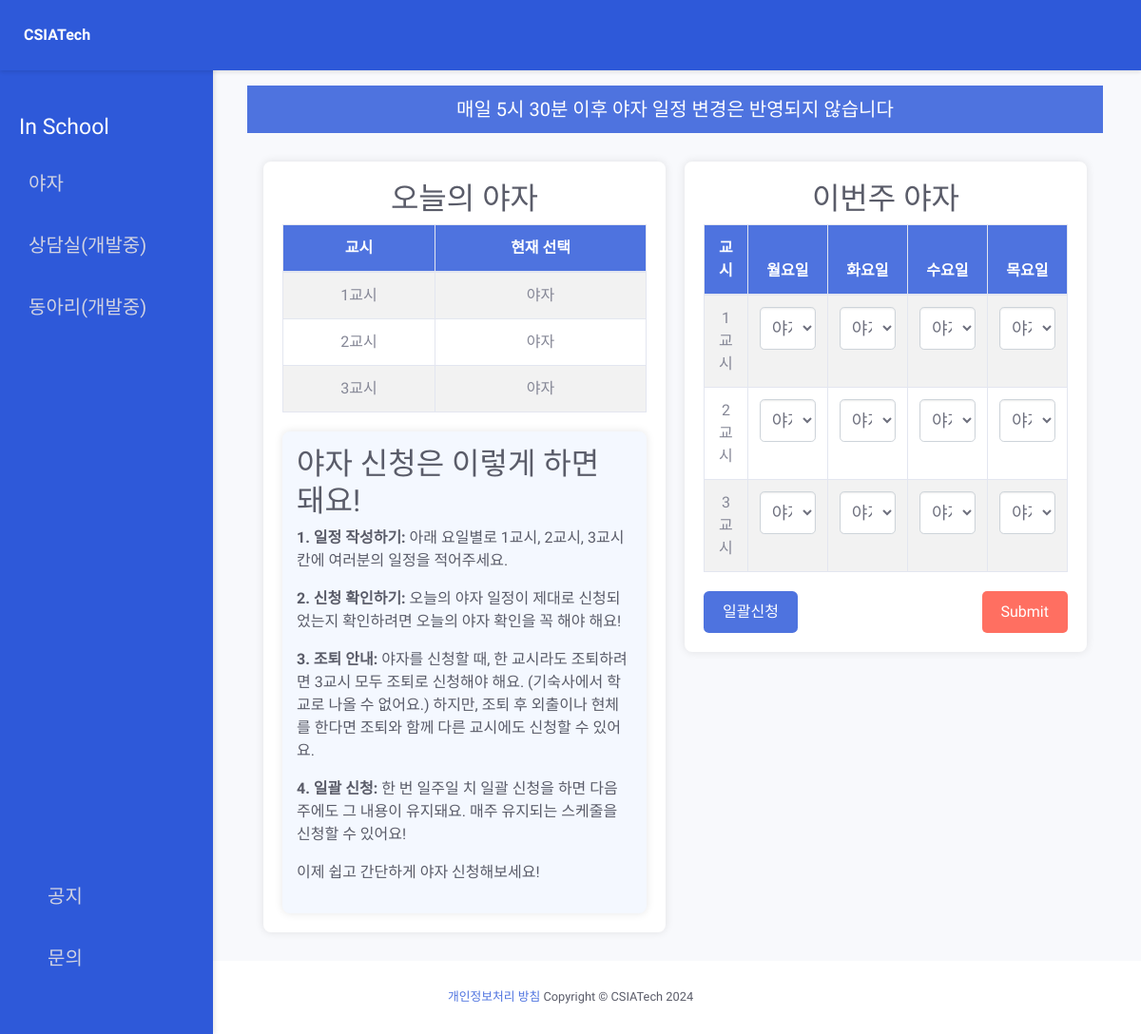
/yaja/ (signed in), run on an earlier commit of the app's database.
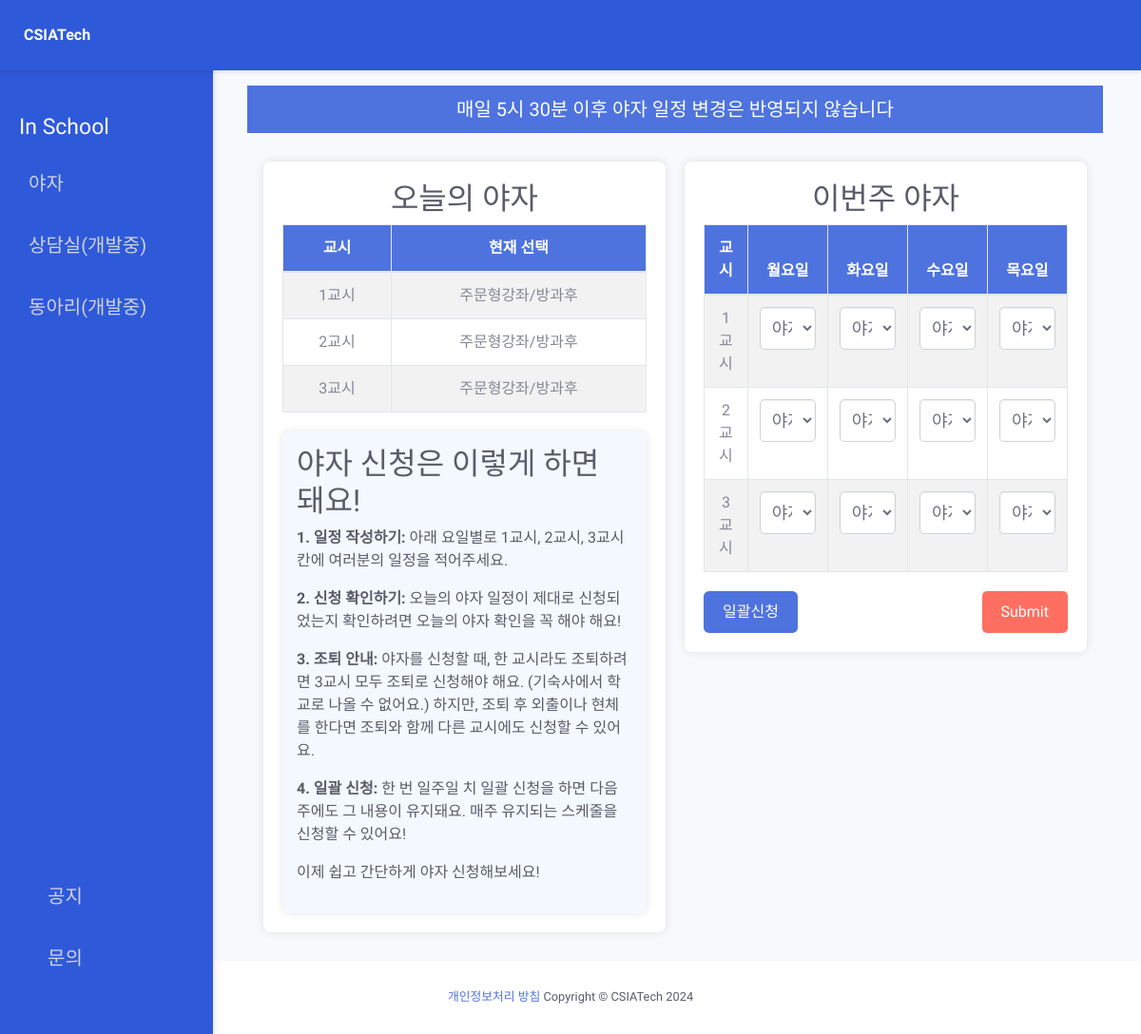
And on a later commit of the database.
### yaja/models.py (models this page shows)
class Tuesday(models.Model):
    period1 = models.CharField(max_length=50)
    period2 = models.CharField(max_length=50)
    period3 = models.CharField(max_length=50)
    student_id = models.CharField(max_length=10, null=True, blank=True)

### yaja/views.py (the view, shortened to what this page needs)
# urls.py: urlpatterns = [path("yaja/", views.yaja_view, name="yaja")]
@csrf_exempt
def yaja_view(request):
    if not request.user.is_authenticated:
        return HttpResponseRedirect("https://csiatech.kr/")
    current_student_id = request.user.student_id
    schedule = get_schedule_model_for_current_day(current_student_id)
    ensure_schedule_exists(current_student_id)
    try:
        print(current_student_id)
        monday_schedule, created = Monday.objects.get_or_create(
            student_id=current_student_id
        )
        if created:
            print("created monday obj")
        tuesday_schedule, created = Tuesday.objects.get_or_create(
            student_id=current_student_id
        )
        if created:
            print("created tuesday obj")
        wednesday_schedule, created = Wednesday.objects.get_or_create(
            student_id=current_student_id
        )
        if created:
            print("created weds obj")
        thursday_schedule, created = Thursday.objects.get_or_create(
            student_id=current_student_id
        )
        if created:
            print("created thursday obj")
    except Exception as e:
        print(f"An error occurred: {e}")
    if request.method == "POST":
        data = json.loads(request.body)
        print(data)
        try:
            monday = data.get("Monday")
            tuesday = data.get("Tuesday")
            wednesday = data.get("Wednesday")
            thursday = data.get("Thursday")
            try:
                default_monday = DefaultMonday.objects.get(
                    student_id=current_student_id
                )
            except ObjectDoesNotExist:
                default_monday = DefaultMonday.objects.create(
                    student_id=current_student_id,
                    period1="야자",
                    period2="야자",
                    period3="야자",
                )
            try:
                default_tuesday = DefaultTuesday.objects.get(
                    student_id=current_student_id
                )
            except ObjectDoesNotExist:
                default_tuesday = DefaultTuesday.objects.create(
                    student_id=current_student_id,
                    period1="야자",
                    period2="야자",
                    period3="야자",
                )
            try:
                default_wednesday = DefaultWednesday.objects.get(
                    student_id=current_student_id
                )
            except ObjectDoesNotExist:
                default_wednesday = DefaultWednesday.objects.create(
                    student_id=current_student_id,
                    period1="야자",
                    period2="야자",
                    period3="야자",
                )
            try:
                default_thursday = DefaultThursday.objects.get(
                    student_id=current_student_id
                )
            except ObjectDoesNotExist:
                default_thursday = DefaultThursday.objects.create(
                    student_id=current_student_id,
                    period1="야자",
                    period2="야자",
                    period3="야자",
                )
            default_monday.period1 = monday.get("period1")
            default_monday.period2 = monday.get("period2")
            default_monday.period3 = monday.get("period3")
            default_tuesday.period1 = tuesday.get("period1")
            default_tuesday.period2 = tuesday.get("period2")
            default_tuesday.period3 = tuesday.get("period3")
            default_wednesday.period1 = wednesday.get("period1")
            default_wednesday.period2 = wednesday.get("period2")
            default_wednesday.period3 = wednesday.get("period3")
            default_thursday.period1 = thursday.get("period1")
            default_thursday.period2 = thursday.get("period2")
            default_thursday.period3 = thursday.get("period3")
            mon = {
                "period1": default_monday.period1,
                "period2": default_monday.period2,
                "period3": default_monday.period3,
            }
            tue = {
                "period1": default_tuesday.period1,
                "period2": default_tuesday.period2,
                "period3": default_tuesday.period3,
            }
            wed = {
                "period1": default_wednesday.period1,
                "period2": default_wednesday.period2,
                "period3": default_wednesday.period3,
            }
            thur = {
                "period1": default_thursday.period1,
                "period2": default_thursday.period2,
                "period3": default_thursday.period3,
            }
            Monday_serializer = DefaultMondaySerializer(
                default_monday, data=mon, partial=True
            )
            Tuesday_serializer = DefaultTuesdaySerializer(
                default_tuesday, data=tue, partial=True
            )
            Wednesday_serializer = DefaultWednesdaySerializer(
                default_wednesday, data=wed, partial=True
            )
            Thursday_serializer = DefaultThursdaySerializer(
                default_thursday, data=thur, partial=True
            )
            if (
                Monday_serializer.is_valid()
                and Tuesday_serializer.is_valid()
                and Wednesday_serializer.is_valid()
                and Thursday_serializer.is_valid()
            ):
                Monday_serializer.save()
                Tuesday_serializer.save()
                Wednesday_serializer.save()
                Thursday_serializer.save()
                print("before reset")
                reset_schedules(current_student_id)
                print("after reset")
                return JsonResponse(
                    {"status": "echo", "student_id": current_student_id}, status=200
                )
        except (
            DefaultMonday.DoesNotExist,
            DefaultTuesday.DoesNotExist,
            DefaultWednesday.DoesNotExist,
            DefaultThursday.DoesNotExist,
        ):
            return JsonResponse({"error": "No schedule exist for student"}, status=404)
    elif request.method == "GET":
        if request.headers.get("X-Schedule-Type") == "default":
            print("GET default schedule backend success reached")
            try:
                monday_schedule = DefaultMonday.objects.get(
                    student_id=current_student_id
                )
                tuesday_schedule = DefaultTuesday.objects.get(
                    student_id=current_student_id
                )
                wednesday_schedule = DefaultWednesday.objects.get(
                    student_id=current_student_id
                )
                thursday_schedule = DefaultThursday.objects.get(
                    student_id=current_student_id
                )
                print("Monday schedule retrieved")
            except:
                print("Monday schedule does not exist, creating default schedules")
                monday_schedule = DefaultMonday.objects.create(
                    student_id=current_student_id,
                    period1="야자",
                    period2="야자",
                    period3="야자",
                )
                tuesday_schedule = DefaultTuesday.objects.create(
                    student_id=current_student_id,
                    period1="야자",
                    period2="야자",
                    period3="야자",
                )
                wednesday_schedule = DefaultWednesday.objects.create(
                    student_id=current_student_id,
                    period1="야자",
                    period2="야자",
                    period3="야자",
                )
                thursday_schedule = DefaultThursday.objects.create(
                    student_id=current_student_id,
                    period1="야자",
                    period2="야자",
                    period3="야자",
                )
            serializer_monday = DefaultMondaySerializer(monday_schedule)
            serializer_tuesday = DefaultTuesdaySerializer(tuesday_schedule)
            serializer_wednesday = DefaultWednesdaySerializer(wednesday_schedule)
            serializer_thursday = DefaultThursdaySerializer(thursday_schedule)
            print(serializer_monday.data)
            response_data = {
                "monday": serializer_monday.data,
                "tuesday": serializer_tuesday.data,
                "wednesday": serializer_wednesday.data,
                "thursday": serializer_thursday.data,
                "action": "retrieve",
            }
            return JsonResponse(response_data)
        elif request.headers.get("X-Schedule-Type") == "current":
            print("GET current schedule backend success reached")
            try:
                monday_schedule = Monday.objects.get(student_id=current_student_id)
                tuesday_schedule = Tuesday.objects.get(student_id=current_student_id)
                wednesday_schedule = Wednesday.objects.get(
                    student_id=current_student_id
                )
                thursday_schedule = Thursday.objects.get(student_id=current_student_id)
                print("All schedule retrieved")
                if not monday_schedule.period1:
                    monday_schedule.period1 = "야자"
                if not monday_schedule.period2:
                    monday_schedule.period2 = "야자"
                if not monday_schedule.period3:
                    monday_schedule.period3 = "야자"
                if not tuesday_schedule.period1:
                    tuesday_schedule.period1 = "야자"
                if not tuesday_schedule.period2:
                    tuesday_schedule.period2 = "야자"
                if not tuesday_schedule.period3:
                    tuesday_schedule.period3 = "야자"
                if not wednesday_schedule.period1:
                    wednesday_schedule.period1 = "야자"
                if not wednesday_schedule.period2:
                    wednesday_schedule.period2 = "야자"
                if not wednesday_schedule.period3:
                    wednesday_schedule.period3 = "야자"
                if not thursday_schedule.period1:
                    thursday_schedule.period1 = "야자"
                if not thursday_schedule.period2:
                    thursday_schedule.period2 = "야자"
                if not thursday_schedule.period3:
                    thursday_schedule.period3 = "야자"
                monday_schedule.save()
                tuesday_schedule.save()
                wednesday_schedule.save()
                thursday_schedule.save()
            except Monday.DoesNotExist:
                print("Monday schedule does not exist, creating default schedule")
                monday_schedule = Monday.objects.create(
                    student_id=current_student_id,
                    period1="야자",
                    period2="야자",
                    period3="야자",
                )
            except Tuesday.DoesNotExist:
                print("Tuesday schedule does not exist, creating default schedule")
                tuesday_schedule = Tuesday.objects.create(
                    student_id=current_student_id,
                    period1="야자",
                    period2="야자",
                    period3="야자",
                )
            except Wednesday.DoesNotExist:
                print("Wednesday schedule does not exist, creating default schedule")
                wednesday_schedule = Wednesday.objects.create(
                    student_id=current_student_id,
                    period1="야자",
                    period2="야자",
                    period3="야자",
                )
            except Thursday.DoesNotExist:
                print("Thursday schedule does not exist, creating default schedule")
                thursday_schedule = Thursday.objects.create(
                    student_id=current_student_id,
                    period1="야자",
                    period2="야자",
                    period3="야자",
                )
            serializer_monday = MondaySerializer(monday_schedule)
            serializer_tuesday = TuesdaySerializer(tuesday_schedule)
            serializer_wednesday = WednesdaySerializer(wednesday_schedule)
            serializer_thursday = ThursdaySerializer(thursday_schedule)
            print(serializer_monday.data)
            response_data = {
                "monday": serializer_monday.data,
                "tuesday": serializer_tuesday.data,
                "wednesday": serializer_wednesday.data,
                "thursday": serializer_thursday.data,
                "action": "retrieve",
            }
            return JsonResponse(response_data)
    return render(request, "yaja.html", {"Yaja": schedule})

### yaja/views.py (called while the page is built)
def get_schedule_model_for_current_day(student_id):
    current_day = datetime.now().weekday()
    try:
        if current_day == 1:
            return Tuesday.objects.get(student_id=student_id)
        elif current_day == 2:
            return Wednesday.objects.get(student_id=student_id)
        elif current_day == 3:
            return Thursday.objects.get(student_id=student_id)
        elif (
            current_day == 4 or current_day == 5 or current_day == 0 or current_day == 6
        ):
            print("retrieved tody: monday schedule")
            return Monday.objects.get(student_id=student_id)
    except:
        return None

### yaja/templates/yaja.html (shortened to what the changed rows need)
<!DOCTYPE html>
<html lang="en">
<head>
    <link href="../../static/vendor/fontawesome-free/css/all.min.css" rel="stylesheet" type="text/css">
    <link href="../../static/css/sb-admin-2.min.css" rel="stylesheet">
</head>
<body id="page-top">
    <div class="sidebar">
        <h2>In School</h2>
    </div>
    <div class="content-wrapper">
        <div class="table-wrapper">
            <div class="table-container">
                <h2 class="text-center">오늘의 야자</h2>
                <table class="table table-bordered table-striped">
                    <thead>
                        <tr>
                            <th>교시</th>
                            <th>현재 선택</th>
                        </tr>
                    </thead>
                    <tbody>
                        <tr>
                            <td>1교시</td>
                            <td>{{ Yaja.period1 }}</td>
                        </tr>
                        <tr>
                            <td>2교시</td>
                            <td>{{ Yaja.period2 }}</td>
                        </tr>
                        <tr>
                            <td>3교시</td>
                            <td>{{ Yaja.period3 }}</td>
                        </tr>
                    </tbody>
                </table>
                <div class="instruction-container">
                    <h2>야자 신청은 이렇게 하면 돼요!</h2>
                </div>
            </div>
            <div class="table-container">
                <form id="weekForm" action="/" method="put">
                    <h2 class="text-center">이번주 야자</h2>
                    <table class="table table-bordered table-striped">
                        <thead>
                            <tr>
                                <th>교시</th>
                                <th>월요일</th>
                                <th>화요일</th>
                                <th>수요일</th>
                                <th>목요일</th>
                            </tr>
                        </thead>
                    </table>
                </form>
            </div>
        </div>
    </div>
</body>
</html>

What changed in the data, as far as the page shows it:
changed Tuesday: period1 "야자" → "주문형강좌/방과후"; period2 "야자" → "주문형강좌/방과후"; period3 "야자" → "주문형강좌/방과후"
